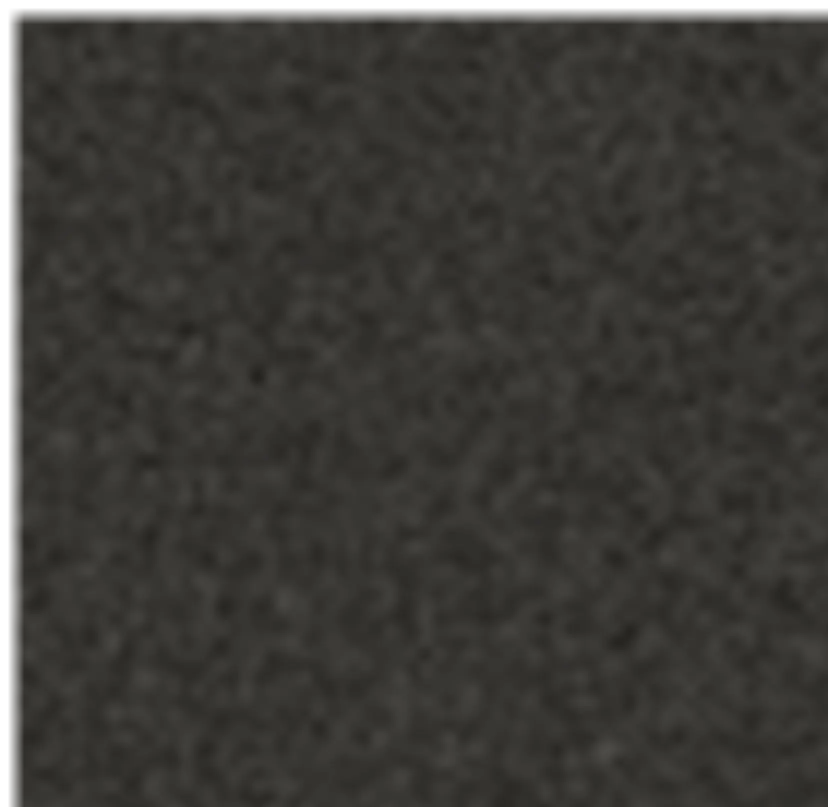
#> input picture assets/images/village/iso/sol/terrain_00.webp, 1656 x 1614 px (shown at 1/2 size); its folder holds 4 pictures in this run
$ python nuit_alentours.py
#> lines starting #> are read from the running program, lines starting #| are printed output that depends on the picture
### scripts/iso/famille_jour.py
#!/usr/bin/env python3
"""F2: the day-painted building family enters the app, and its night is made from it. No FLUX, 0 $.

    python3 -I scripts/iso/famille_jour.py              # sprites, nights, sidecars, provenance
    python3 -I scripts/iso/famille_jour.py --regen      # then the tap truth, the reference sprites, the index
    python3 -I scripts/iso/famille_jour.py --liste      # the retained file of each stage, nothing written

Rerunnable: per stage it takes the newest retained `.post*.cut.webp` of the painter's evidence (RETENUS),
so a later fix (`.post5.cut.webp`, in any F1-vague*/ folder) lands by running it again. A stage with no
retained file keeps what it has.

Per stage it writes, from the day painting alone:
- `assets/images/village/iso/<code>/<stade>.jour.webp`: the day sprite, re-encoded WebP q90 (same canvas, anchor,
  size as the family; the anchor and canvas come from the blockout's anchor.json, as iso_loop.write_sprite).
- `<stade>.nuit.webp`: the night, a grade of the same pixels (NUIT below) with the lights relit in `isoLueur`
  (#F0A848) from the blockout's emissive mask (the enriched _v2 blockout when there is one, see V2). Same alpha
  as the day: the tap mask, the shadows and the accroches are the same in both lights.
- the two sidecars (`.jour.json`, `.nuit.json`, identical) and their provenance entries.
The windmill's sails board gets the same treatment: `windmill_sails.jour.webp` and `windmill_sails.webp` (night).
"""

import json
import os
import pathlib
import re
import subprocess
import sys

sys.path.insert(0, str(pathlib.Path(__file__).parent))
sys.path.insert(0, str(pathlib.Path(__file__).parent.parent))
from PIL import Image, ImageChops, ImageFilter

ROOT = pathlib.Path(__file__).resolve().parents[2]
ISO = ROOT / "assets/images/village/iso"
EVID = ROOT / "docs/designs/village-loop/evidence"
RENDERS = ROOT / "scripts/iso/blockouts/renders"
# The enriched blockouts (hall grand, forge grand, wave 3): out of the repo, made by scripts/iso/blockouts/gen_v2*.py + render_v2.py.
V2 = pathlib.Path.home() / ".cache/bati-art-loop/iso/blockouts_v2/renders"

# The retained painting of each stage (Mara, F1): (file stem, attempt or None), searched in every
# evidence/F1-vague*/ folder. The newest `<stem>[.aN].post<k>.cut.webp` wins (highest k, then the
# latest file); with an attempt, a file naming another attempt is never taken.
# Wave 1: tent_rough a1, tent_solid a2, farm_solid a2, farm_grand a2, the others a1 (post3 is cut from those).
# Wave 2: hall grand v2, forge grand v2, windmill, barn, well. Wave 3: all a1 but fountain_rough and
# observatory_rough (a2). Wave 4: Mara's post4 fixes of wave 3 (a1), fountain_solid repainted (a3),
# high_road rough a1, solid a2, grand a1.
_V1 = ["campfire_rough", "campfire_solid", "campfire_grand", "farm_rough", "farm_solid", "farm_grand",
       "heroes_hall_rough", "heroes_hall_solid", "tent_rough", "tent_solid", "tent_grand", "forge_rough",
       "forge_solid", "windmill_solid"]
_V2 = ["windmill_rough", "windmill_grand", "barn_rough", "barn_solid", "well_rough", "well_solid", "well_grand"]
_V3 = ["archery_range_rough", "archery_range_solid", "archery_range_grand", "armory_rough", "armory_solid",
       "castle_wall_rough", "castle_wall_solid", "champion_arena_rough", "champion_arena_solid",
       "champion_arena_grand", "dragon_lair_rough", "dragon_lair_solid", "dragon_lair_grand", "druid_grove_rough",
       "druid_grove_solid", "druid_grove_grand", "fountain_rough", "fountain_solid", "observatory_rough",
       "observatory_solid", "quarry_rough", "quarry_solid", "quarry_grand", "training_dummy_rough",
       "training_dummy_solid", "training_dummy_grand", "watchtower_rough", "watchtower_solid", "wizard_tower_rough",
       "wizard_tower_solid", "wizard_tower_grand"]
_ESSAI = {"fountain_rough": 2, "observatory_rough": 2, "fountain_solid": 3}
RETENUS = {
    **{k: (k, None) for k in _V1 + _V2},
    "heroes_hall_grand": ("heroes_hall_grand_v2", None),
    "forge_grand": ("forge_grand_v2", None),
    **{k: (f"{k}_v2", _ESSAI.get(k, 1)) for k in _V3},
    "high_road_rough": ("high_road_rough", 1),
    "high_road_solid": ("high_road_solid", 2),
    "high_road_grand": ("high_road_grand", 1),
}
AILES = EVID / "F1-vague2/windmill_sails.day.webp"

# The night (Guillaume, F2: one world, painted by day, the night is a grade). The pale, grey matter
# (stone, plaster, dust) turns moonlit blue-grey from its own value (FROID); the saturated one (roof
# tiles, timber, ochre) keeps its hue, darkened and cooled (CHAUD), weighted by the day pixel's
# saturation; then a lift toward the night floor #2E3552 (AmbianceCarte's `isoNuitSol`), so the ink
# stays blue-black and no wall reads green. Tuned so the solid stages' mean S and V stay near the
# painted nights' (constants/isoSpritesReference.json was s 0.44 v 0.29), which the night lawn is
# measured against (__tests__/iso-sol-encre.test.ts).
FROID = (0.40, 0.46, 0.70)  # H3-06: the stone was blue-violet and saturated, now a greyer moonlight
CHAUD = (0.56, 0.45, 0.56)
SAT = (60, 200)  # day saturation (0-255) from all cold to all warm
NUIT_SOL = (0x2E, 0x35, 0x52)
LEVEE = 0.07
LUEUR = (0xF0, 0xA8, 0x48)  # rawColors.isoLueur, the style bible's warm light
HALO_PX, HALO = 7, 0.30


# [32 lines left out: functions source, emissif, vitres, not called in this run]


def nuit(jour: Image.Image, lumieres: Image.Image | None) -> Image.Image:
    """The night of a day sprite: same alpha, graded RGB, the lights relit where `lumieres` (L, 0-255) says."""
    rgb, alpha = jour.convert("RGB"), jour.getchannel("A")
    fois = lambda bandes, ks: Image.merge(  # noqa: E731
        "RGB", [b.point(lambda v, k=k: min(255, round(v * k))) for b, k in zip(bandes, ks)])
    froid = fois([rgb.convert("L")] * 3, FROID)
    chaud = fois(rgb.split(), CHAUD)
    a, b = SAT
    poids = rgb.convert("HSV").getchannel("S").point(lambda s: round(255 * min(1, max(0, (s - a) / (b - a)))))
    c = Image.composite(chaud, froid, poids)
    n = Image.blend(c, Image.new("RGB", c.size, NUIT_SOL), LEVEE)
    if lumieres is not None:
        lumieres = ImageChops.lighter(lumieres, vitres(jour))
    if lumieres is not None and lumieres.getbbox():
        m = lumieres.filter(ImageFilter.MaxFilter(3)).filter(ImageFilter.GaussianBlur(1.2))
        # The painted detail (mullions, coals) stays: the glow follows the day pixel's value.
        valeur = rgb.convert("L").point(lambda v: 150 + v * 105 // 255)
        lueur = ImageChops.multiply(Image.new("RGB", c.size, LUEUR), Image.merge("RGB", [valeur] * 3))
        lueur = ImageChops.screen(lueur, Image.new("RGB", c.size, (40, 28, 8)))
        n = Image.composite(lueur, n, m)
        halo = lumieres.filter(ImageFilter.GaussianBlur(HALO_PX)).point(lambda v: round(v * HALO))
        n = Image.composite(ImageChops.screen(n, Image.new("RGB", c.size, LUEUR)), n, halo)
    out = n.convert("RGBA")
    out.putalpha(alpha)
    return out


LICENCE = "BFL Developer Terms §3.b (EU §4.b): the API account holder owns the output, personal or commercial use"


# [57 lines left out: functions ecrire, importer, regenerer, not called in this run]


# [9 lines that do not run on import are left out]

### scripts/iso/nuit_alentours.py
#!/usr/bin/env python3
"""A6 (iter 4): one night curve for everything. No FLUX, 0 $.

    python3 -I scripts/iso/nuit_alentours.py

The buildings' night is `famille_jour.nuit` (a grade of the day pixels, FROID/CHAUD, a lift toward #2E3552).
The painted ground, the forest, the props, the mice and the foreground used to get a flat 35 % #2E3552 on top
of the day (stage-5/assets.py), which left them barely darker than noon (H3-04, H3-05, anim-22). Here each
gets the same `nuit` with no lights, from its own day file:
- sol/terrain_RC.webp          -> terrain_RC.nuit.webp (same 1656 x 1614 px: one view size for the family)
- foret/<mass>.webp            -> <mass>.nuit.webp (the forest was graded live by a veil; now baked)
- foret/plan_*.webp (day)      -> plan_*.nuit.webp (rewritten)
- accessoires/<nom>.webp       -> <nom>.nuit.webp (rewritten)
- rempart/<piece>.webp, champs/<tile>.webp (F4, scripts/iso/rempart_champs.py) -> <name>.nuit.webp
The day files are never touched. AmbianceCarte drops its flat night veil under the painted layers.
"""

import pathlib
import sys

sys.path.insert(0, str(pathlib.Path(__file__).parent))
from famille_jour import ISO, nuit
from PIL import Image


def cuire(jour: pathlib.Path) -> None:
    im = Image.open(jour)
#> im is the input picture: PIL image 1656x1614 RGBA; mean R, G, B, A 54.9, 53.3, 49.4, 245.1
    opaque = im.mode == "RGB"
    n = nuit(im.convert("RGBA"), None)
#> in nuit, `rgb, alpha = jour.convert("RGB"), jour.getchannel("A")`:
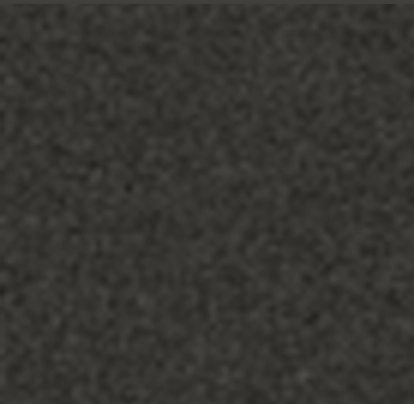
#> rgb: PIL image 1656x1614 RGB (shown at 1/4 size); mean R, G, B 54.9, 53.3, 49.4
#> in nuit, `rgb, alpha = jour.convert("RGB"), jour.getchannel("A")`:
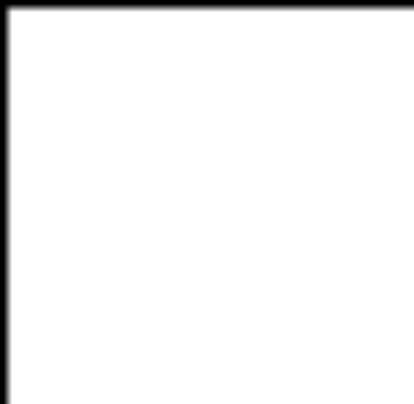
#> alpha: PIL image 1656x1614 L (shown at 1/4 size); min 0, max 255, mean 245.1
#> in nuit, `froid = fois([rgb.convert("L")] * 3, FROID)`:
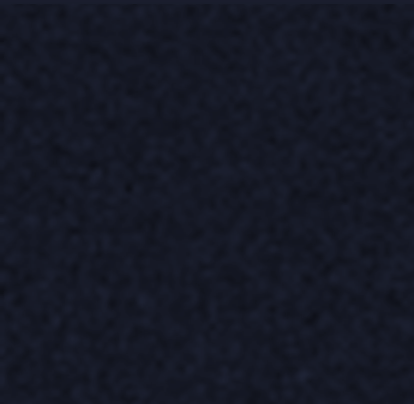
#> froid: PIL image 1656x1614 RGB (shown at 1/4 size); mean R, G, B 21.4, 24.6, 37.3
#> in nuit, `out.putalpha(alpha)`:
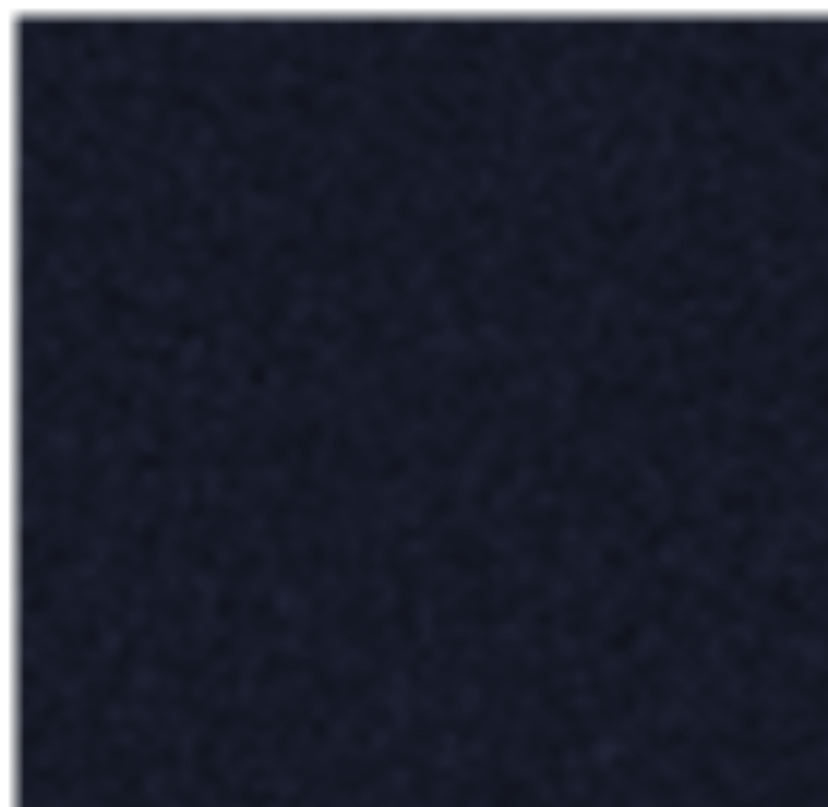
#> out: PIL image 1656x1614 RGBA (shown at 1/2 size); mean R, G, B, A 22.4, 26, 40.1, 245.1; transparent parts drawn white
    out = n.convert("RGB") if opaque else n
    dest = jour.with_name(jour.name.replace(".webp", ".nuit.webp"))
    out.save(dest, "WEBP", quality=80, method=6)
    print(f"{dest.relative_to(ISO)} {dest.stat().st_size // 1024} Ko")


if __name__ == "__main__":
    fichiers = [
        *sorted((ISO / "sol").glob("terrain_??.webp")),
        *sorted(f for f in (ISO / "foret").glob("*.webp") if ".nuit" not in f.name),
        *sorted(f for f in (ISO / "accessoires").glob("*.webp") if ".nuit" not in f.name),
        *sorted(f for d in ("rempart", "champs") for f in (ISO / d).glob("*.webp") if ".nuit" not in f.name),
    ]
    for f in fichiers:
        cuire(f)
